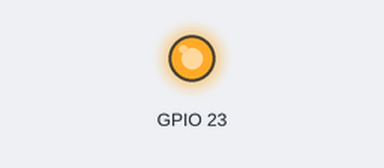
The program below on a simulated Raspberry Pi (BCM pin numbers). Parts: output pins drawn as LEDs (lit = HIGH). At 1.0 s the program stops and its outputs stay as they are.

Above: at 0.1 s.
At 1.1 s:
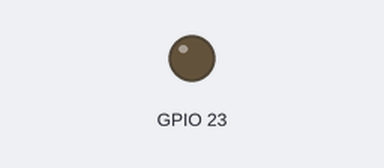
Timing chart, 0 to 2.5 s (numbered marks = the images above):
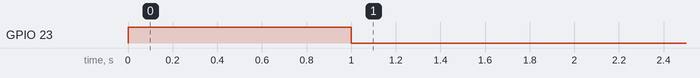

Measured:
- by itself, GPIO 23: LOW → HIGH at 0.00 s, → LOW 1.0 s later

The program:

test.py
```python
#import RPi.GPIO as GPIO
#GPIO.setmode(GPIO.BCM)
#GPIO.setup(23, GPIO.OUT)
#GPIO.output(23, GPIO.HIGH)

import RPi.GPIO as GPIO
from time import sleep
GPIO.setmode(GPIO.BCM)
GPIO.setup(23, GPIO.OUT)
GPIO.output(23, GPIO.HIGH)
sleep(1)
GPIO.cleanup()
```
